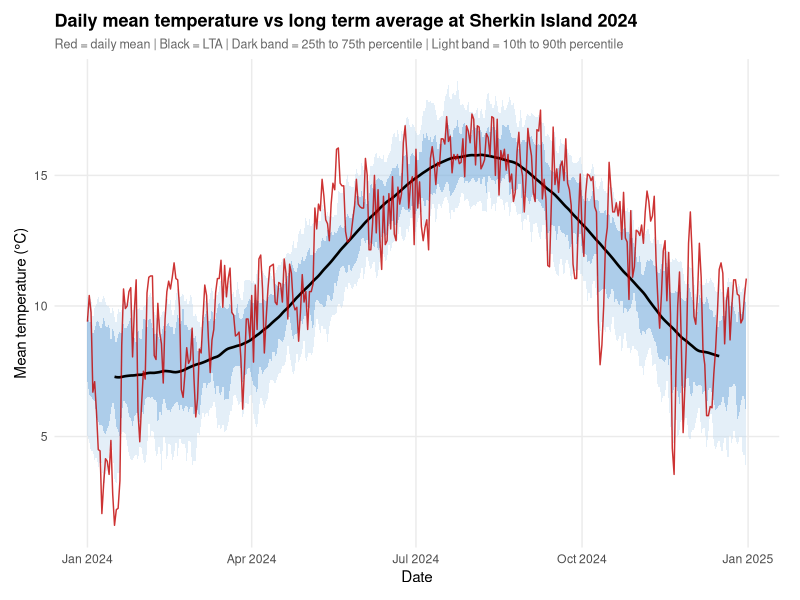
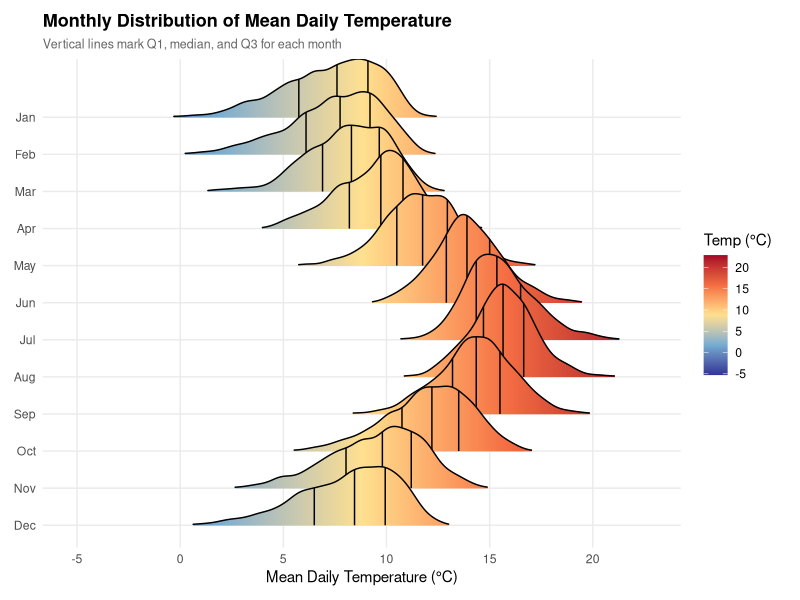
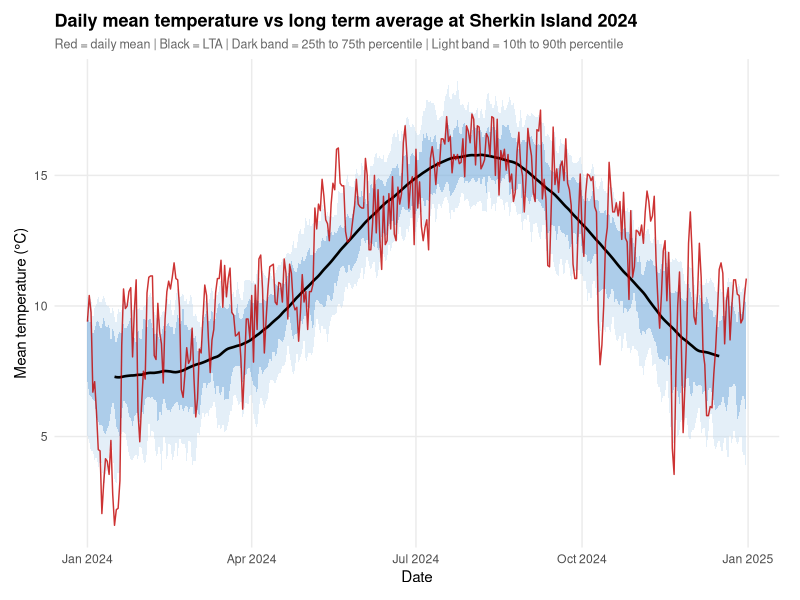
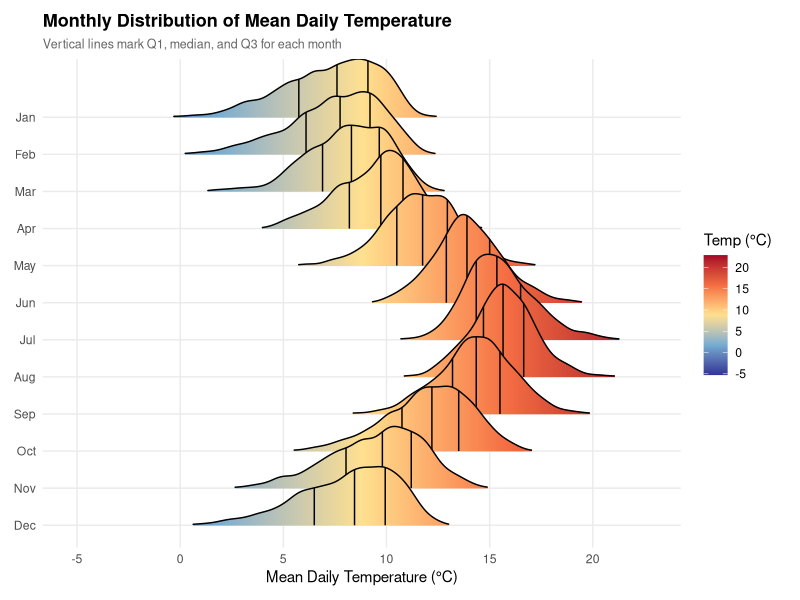

The R script that drew these images, in order:
if (!requireNamespace("tidyverse", quietly = TRUE)) install.packages("tidyverse")
if (!requireNamespace("forecast",  quietly = TRUE)) install.packages("forecast")
if (!requireNamespace("ggridges",  quietly = TRUE)) install.packages("ggridges")

library(tidyverse)
library(lubridate)
library(forecast)
library(ggridges)

filter <- dplyr::filter

raw <- read.csv("Data Sherkin Island.csv",
                skip        = 13,
                header      = TRUE,
                na.strings  = c("", " "),
                stringsAsFactors = FALSE)

df <- raw %>%
  select(date, rain = rain, maxt = maxt, mint = mint) %>%
  mutate(
    date      = dmy(date),
    rain      = suppressWarnings(as.numeric(rain)),
    maxt      = suppressWarnings(as.numeric(maxt)),
    mint      = suppressWarnings(as.numeric(mint)),
    meant     = (maxt + mint) / 2,
    year      = year(date),
    month     = month(date, label = TRUE, abbr = TRUE),
    month_num = month(date),
    doy       = yday(date)
  ) %>%
  filter(!is.na(date))

doy_avg <- df %>%
  filter(!is.na(meant)) %>%
  group_by(doy) %>%
  summarise(
    lta_meant = mean(meant, na.rm = TRUE),
    lta_maxt  = mean(maxt,  na.rm = TRUE),
    lta_mint  = mean(mint,  na.rm = TRUE),
    .groups = "drop"
  ) %>%
  arrange(doy) %>%
  mutate(
    lta_meant = as.numeric(ma(lta_meant, order = 30, centre = TRUE)),
    lta_maxt  = as.numeric(ma(lta_maxt,  order = 30, centre = TRUE)),
    lta_mint  = as.numeric(ma(lta_mint,  order = 30, centre = TRUE))
  )

doy_percentiles <- df %>%
  filter(!is.na(meant)) %>%
  group_by(doy) %>%
  summarise(
    p10 = quantile(meant, 0.10, na.rm = TRUE),
    p25 = quantile(meant, 0.25, na.rm = TRUE),
    p75 = quantile(meant, 0.75, na.rm = TRUE),
    p90 = quantile(meant, 0.90, na.rm = TRUE),
    .groups = "drop"
  )

df <- df %>%
  left_join(doy_avg, by = "doy") %>%
  left_join(doy_percentiles, by = "doy") %>%
  mutate(
    dep_meant = meant - lta_meant,
    dep_maxt  = maxt  - lta_maxt,
    dep_mint  = mint  - lta_mint
  )

cat("Temperature quartiles \n")
for (v in c("meant", "maxt", "mint")) {
  q <- quantile(df[[v]], probs = c(0, 0.25, 0.5, 0.75, 1), na.rm = TRUE)
  cat(sprintf("%s -> Min: %.1f  Q1: %.1f  Median: %.1f  Q3: %.1f  Max: %.1f\n",
              v, q[1], q[2], q[3], q[4], q[5]))
}

cat(" Rainfall analysis ")

df <- df %>% mutate(rainy_day = !is.na(rain) & rain > 0.1)

p_rain <- mean(df$rainy_day[!is.na(df$rain)])
cat(sprintf("P(rainy day) = %.4f  (%.1f%% of days)\n", p_rain, p_rain * 100))

monthly_avg <- df %>%
  filter(!is.na(rain)) %>%
  group_by(year, month_num, month) %>%
  summarise(total = sum(rain, na.rm = TRUE), .groups = "drop") %>%
  group_by(month_num, month) %>%
  summarise(avg_rain = mean(total, na.rm = TRUE), .groups = "drop") %>%
  arrange(month_num)

cat("\nAverage monthly rainfall in mm:\n")
print(as.data.frame(monthly_avg[, c("month", "avg_rain")]))

yearly_anomaly <- df %>%
  filter(!is.na(dep_meant)) %>%
  group_by(year) %>%
  summarise(mean_dep = mean(dep_meant, na.rm = TRUE), .groups = "drop") %>%
  mutate(z_score = as.numeric(scale(mean_dep)))

cat("Top five warmest years z-score \n")
print(yearly_anomaly %>% arrange(desc(z_score)) %>% head(5))
cat("Top five coldest years z-score \n")
print(yearly_anomaly %>% arrange(z_score) %>% head(5))

theme_clean <- theme_minimal(base_size = 11) +
  theme(
    plot.title       = element_text(face = "bold", size = 13),
    plot.subtitle    = element_text(size = 9, colour = "grey40"),
    panel.grid.minor = element_blank(),
    plot.margin      = margin(10, 15, 10, 10)
  )

chosen_year <- 2024
temp_year <- df %>% filter(year == chosen_year)

p1 <- ggplot(temp_year, aes(x = date)) +
  geom_ribbon(aes(ymin = p10, ymax = p90), fill = "#BDD7EE", alpha = 0.4) +
  geom_ribbon(aes(ymin = p25, ymax = p75), fill = "#5B9BD5", alpha = 0.4) +
  geom_line(aes(y = lta_meant), colour = "black", linewidth = 0.9) +
  geom_line(aes(y = meant), colour = "#C00000", linewidth = 0.5, alpha = 0.8) +
  labs(
    title    = "Daily mean temperature vs long term average at Sherkin Island 2024",
    subtitle = "Red = daily mean | Black = LTA | Dark band = 25th to 75th percentile | Light band = 10th to 90th percentile",
    x = "Date", y = "Mean temperature (°C)"
  ) +
  theme_clean

print(p1)
ggsave("plot1_temp_vs_lta.png", p1, width = 10, height = 5, dpi = 180)

p2 <- df %>%
  filter(!is.na(meant)) %>%
  ggplot(aes(x = meant, y = fct_rev(month), fill = after_stat(x))) +
  geom_density_ridges_gradient(scale = 2.5, rel_min_height = 0.01,
                               quantile_lines = TRUE, quantiles = c(0.25, 0.5, 0.75)) +
  scale_fill_gradientn(
    colours = c("#313695", "#74ADD1", "#FEE090", "#F46D43", "#A50026"),
    name = "Temp (°C)"
  ) +
  labs(
    title    = "Monthly Distribution of Mean Daily Temperature",
    subtitle = "Vertical lines mark Q1, median, and Q3 for each month",
    x = "Mean Daily Temperature (°C)", y = NULL
  ) +
  theme_clean

print(p2)
ggsave("plot2_temp_ridgeline.png", p2, width = 8, height = 7, dpi = 180)
